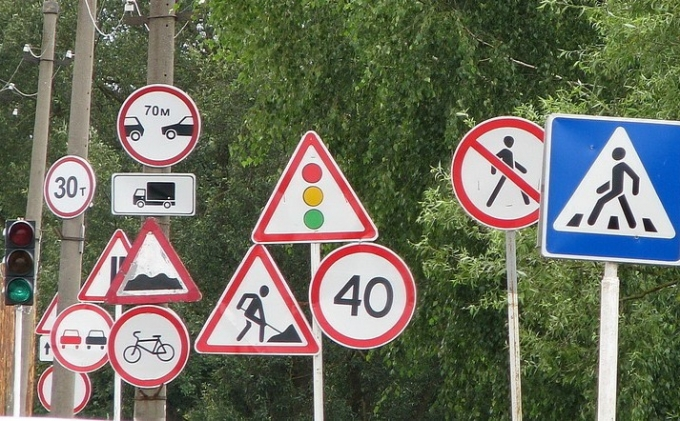
#> input picture image_identity/image.png, 680 x 421 px
$ python imageidentity2.py
#> lines starting #> are read from the running program, lines starting #| are printed output that depends on the picture
import numpy as np
import cv2
from matplotlib import pyplot as plt
from scipy.spatial.distance import euclidean

MIN_MATCH_COUNT = 10

img1 = cv2.imread('image.png',0)  # queryImage
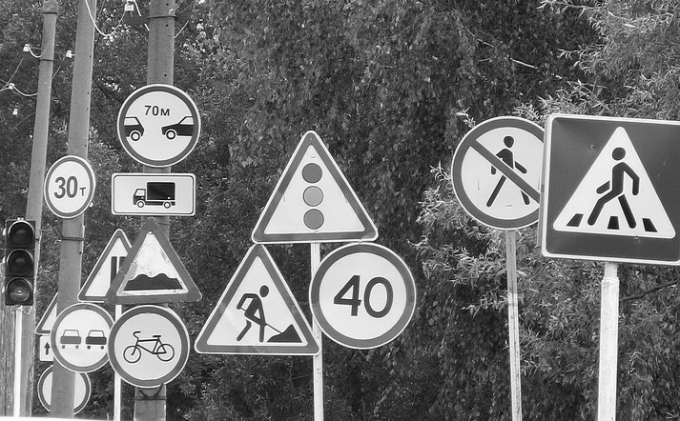
#> img1: shape (421, 680); min 6, max 255, mean 109.5
img2 = cv2.imread('image2.png',0) # trainImage
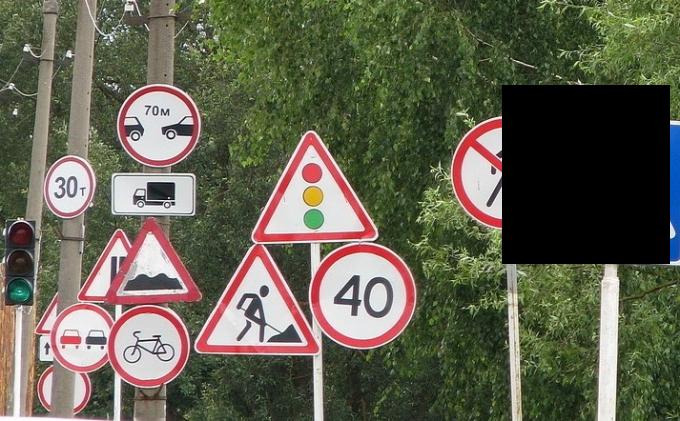
#> input picture image_identity/image2.png, 680 x 421 px
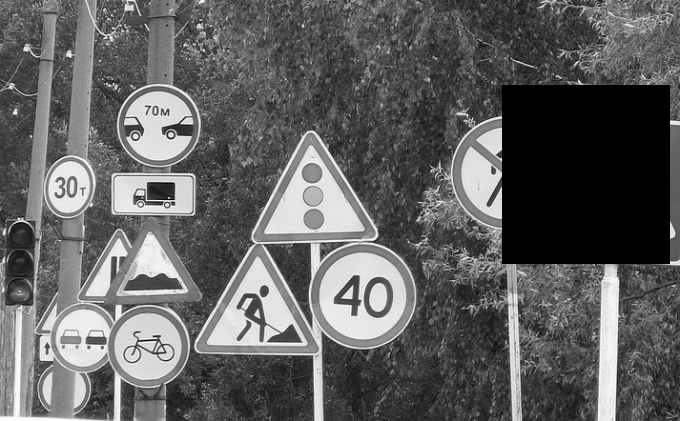
#> img2: shape (421, 680); min 0, max 255, mean 96.5

# Initiate SIFT detector
sift = cv2.xfeatures2d.SIFT_create()

# find the keypoints and descriptors with SIFT
kp1, des1 = sift.detectAndCompute(img1,None)
#> kp1 = 2735 keypoints; strongest (x, y, size): (632, 223, 5.8), (635, 191, 5), (618, 153, 7.7), (508, 141, 6.3)
kp2, des2 = sift.detectAndCompute(img2,None)
#> kp2 = 2466 keypoints; strongest (x, y, size): (500, 117, 2.1), (672, 122, 3.3), (264, 290, 6.1), (579, 83, 2.9)

FLANN_INDEX_KDTREE = 0
index_params = dict(algorithm = FLANN_INDEX_KDTREE, trees = 10)
search_params = dict(checks = 100)

flann = cv2.FlannBasedMatcher(index_params, search_params)

matches = flann.knnMatch(des1,des2,k=2)
#> matches = 2735 matches

# store all the good matches as per Lowe's ratio test.
good = []
for m,n in matches:
    if m.distance < 1*n.distance:
        good.append(m)
#> after the loop, good = 2735 matches

if len(good)>MIN_MATCH_COUNT:
    src_pts = np.float32([ kp1[m.queryIdx].pt for m in good ]).reshape(-1,1,2)
#> src_pts = 2735 rows, first 8: [3, 290.3], [3.19, 268.2], [3.39, 261], [3.92, 232.9], [3.92, 232.9], [4.14, 10.13], [4.5, 230], [5.11, 414.4]
    dst_pts = np.float32([ kp2[m.trainIdx].pt for m in good ]).reshape(-1,1,2)
#> dst_pts = 2735 rows, first 8: [3.01, 290.3], [3.19, 268.2], [3.39, 261], [3.92, 232.9], [3.92, 232.9], [4.09, 10.19], [4.5, 230], [5.11, 414.4]

    kp1_matched=([ kp1[m.queryIdx] for m in good ])
#> kp1_matched has the same summary as kp1
    kp2_matched=([ kp2[m.trainIdx] for m in good ])
#> kp2_matched = 2735 keypoints; strongest (x, y, size): (264, 290, 6.1), (173, 203, 2.4), (15, 112, 3.1), (102, 348, 2)

    kp1_miss_matched=[kp for kp in kp1 if kp not in kp1_matched]
#> kp1_miss_matched = []
    kp2_miss_matched=[kp for kp in kp2 if kp not in kp2_matched]
#> kp2_miss_matched = 323 keypoints; strongest (x, y, size): (500, 117, 2.1), (672, 122, 3.3), (579, 83, 2.9), (161, 192, 15)

    # draw only miss matched or not matched keypoints location
    img1_miss_matched_kp = cv2.drawKeypoints(img1,kp1_miss_matched, None,color=(255,0,0), flags=2)
    plt.imshow(img1_miss_matched_kp),plt.show()

    img2_miss_matched_kp = cv2.drawKeypoints(img2,kp2_miss_matched, None,color=(255,0,0), flags=2)
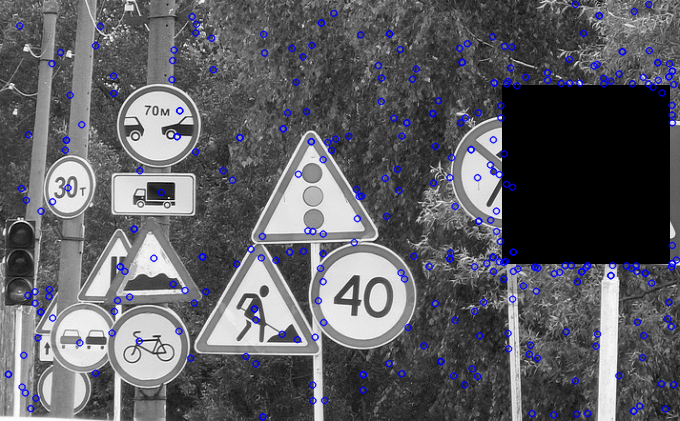
#> img2_miss_matched_kp: shape (421, 680, 3); mean of channels 0, 1, 2 100.1, 94.3, 94.3; drawn as B, G, R
    plt.imshow(img2_miss_matched_kp),plt.show()

    M, mask = cv2.findHomography(src_pts, dst_pts, cv2.RANSAC,5.0)
#> M = [[1, 1.13e-05, -0.00715], [-3.09e-05, 1, 0.00989], [-1.84e-08, 1.15e-07, 1]]; mask = 2735 values, max 1 at index 0, min 0 at index 17, mean 0.757
    matchesMask = mask.ravel().tolist()
#> matchesMask has the same summary as mask

    h,w = img1.shape
#> h = 421; w = 680
    pts = np.float32([ [0,0],[0,h-1],[w-1,h-1],[w-1,0] ]).reshape(-1,1,2)
#> pts = [[0, 0], [0, 420], [679, 420], [679, 0]]
    dst = cv2.perspectiveTransform(pts,M)
#> dst = [[-0.00715, 0.00989], [-0.00241, 420], [679, 420], [679, -0.0111]]
    img3 = cv2.vconcat(img1_miss_matched_kp, img2_miss_matched_kp)
    cv2.imshow('image', img3)
    cv2.waitKey(0)
    cv2.destroyAllWindows()
else:
    print("Not enough matches are found - %d/%d" % (len(good),MIN_MATCH_COUNT))
    matchesMask = None
